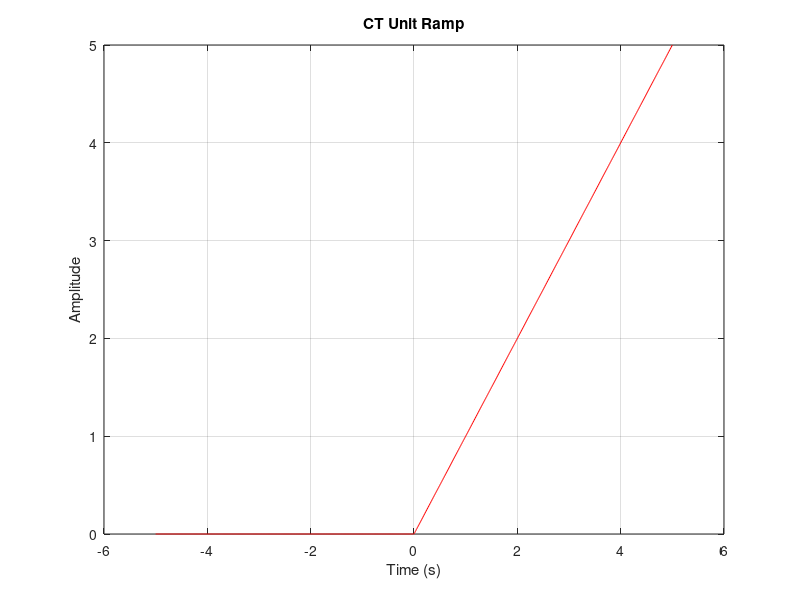

Write MATLAB code to recreate this figure.
%% CT Unit Ramp

t=linspace(-5,5,1000);
signal=t.*double(t>=0);
plot(t,signal,'r');
xlabel('Time (s)');
ylabel('Amplitude');
title('CT Unit Ramp');
grid on;
